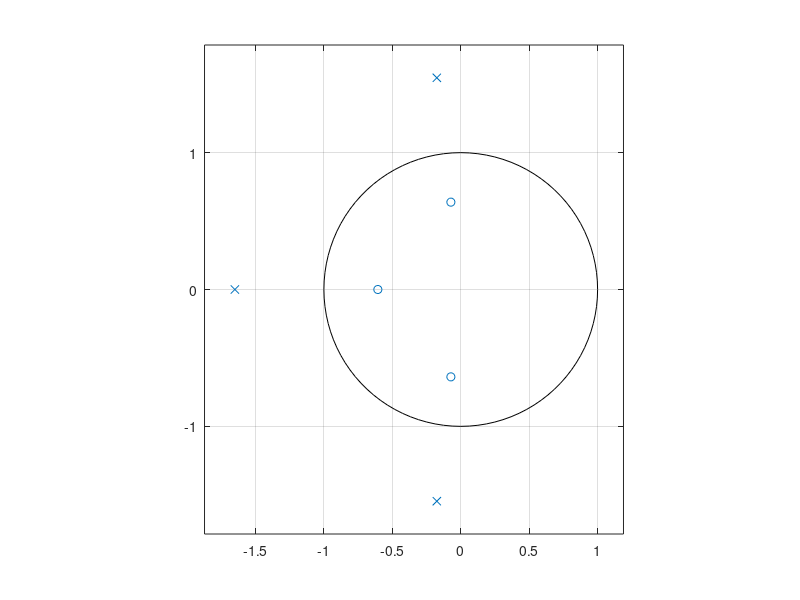
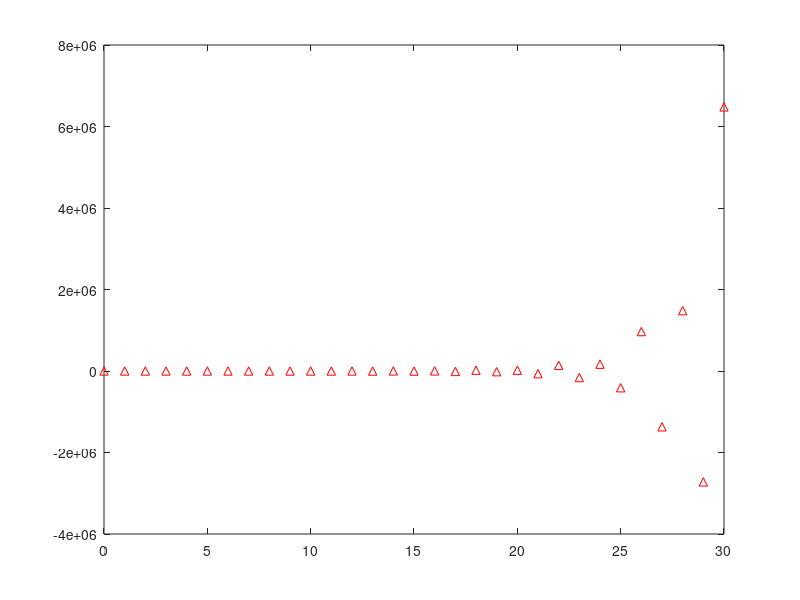

MATLAB code for these plots, in order:
clc;clear all;close all;

a=[1,2,3,4];

b=fliplr(a);

p=roots(a);
z=roots(b);


zplane(z,p);
figure
impz(b,a);
